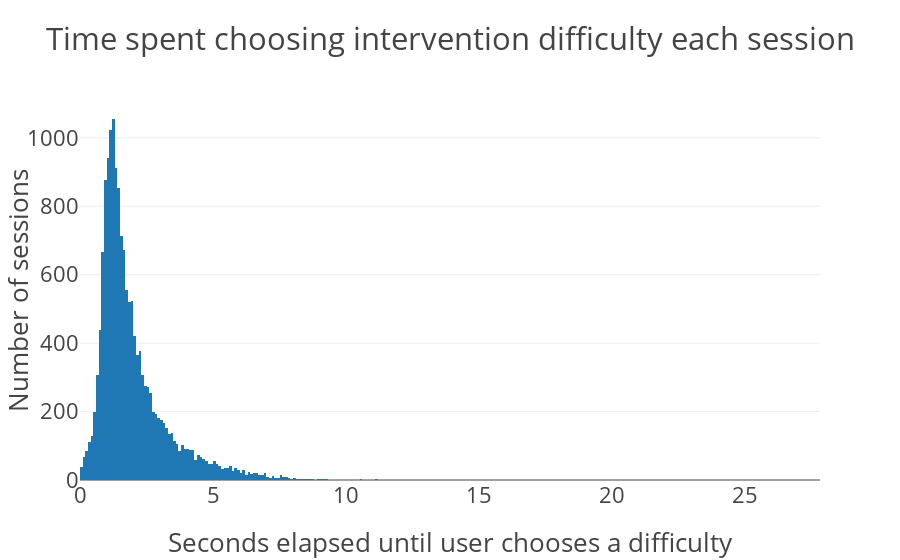

Here is the notebook cell this chart was saved with:
### Code cell
# noexport

plot_latency_for_all_users_nonrandom_v2()

### Figure 1 — Plotly figure (JSON) as saved in the notebook; plotly's stock layout.template omitted (floating-point values rounded to 4 significant figures; data arrays with more than 128 entries replaced by an {"elided": "..."} marker saying what was removed)
{"data": [{"type": "histogram", "uid": "715bb380-623b-4c58-b53d-f31a0363cdb3", "x": {"elided": "16184 float values"}}], "layout": {"font": {"size": 22}, "title": {"text": "Time spent choosing intervention difficulty each session"}, "xaxis": {"title": {"text": "Seconds elapsed until user chooses a difficulty"}}, "yaxis": {"title": {"text": "Number of sessions"}}}}
